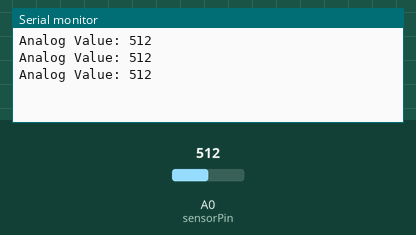
This sketch was run on a simulated Arduino Uno, built with avr-gcc and run on an emulated ATmega328P. Shown: the last lines printed to the serial monitor. Inputs (shaded band) come from the test bench; at power-on: A0 (sensorPin) = 512.

Above: at 1.3 s.
1.4 s: A0 (sensorPin) set to 716
At 1.9 s:
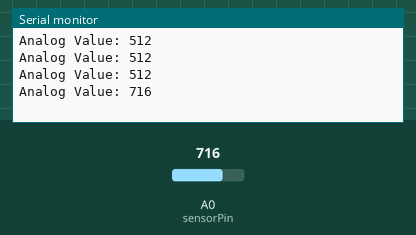
2.9 s: A0 (sensorPin) set to 900
At 3.4 s:
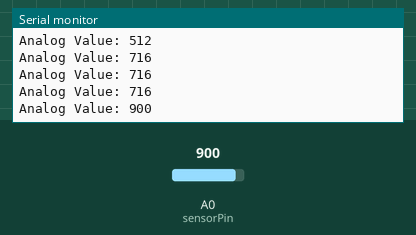
Timing chart, 0 to 5.9 s (numbered marks = the images above; inputs shaded):
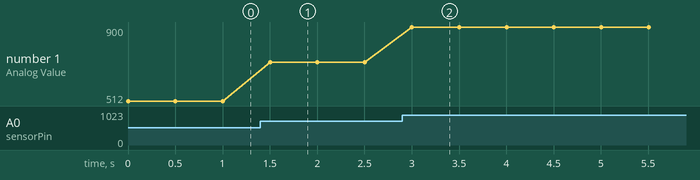

Measured:
- after the input at 1.4 s, the serial monitor: prints a new line after 0.10 s (image 1)
- after the input at 2.9 s, the serial monitor: prints a new line after 0.10 s (image 2)
- plotted number 1: 512 → 716 after the input at 1.4 s, 716 → 900 after the input at 2.9 s

The sketch:

Gas_Sensor_Part.ino
```cpp
// MQ2 Gas Sensor Test Code

// Define the analog pin the sensor is connected to
const int sensorPin = A0;

void setup() {
  // Initialize serial communication
  Serial.begin(9600);
}

void loop() {
  // Read the analog value from the sensor
  int sensorValue = analogRead(sensorPin);

  // Print the sensor value to the serial monitor
  Serial.print("Analog Value: ");
  Serial.println(sensorValue);

  // A delay to make the output readable
  delay(500);
}
```
